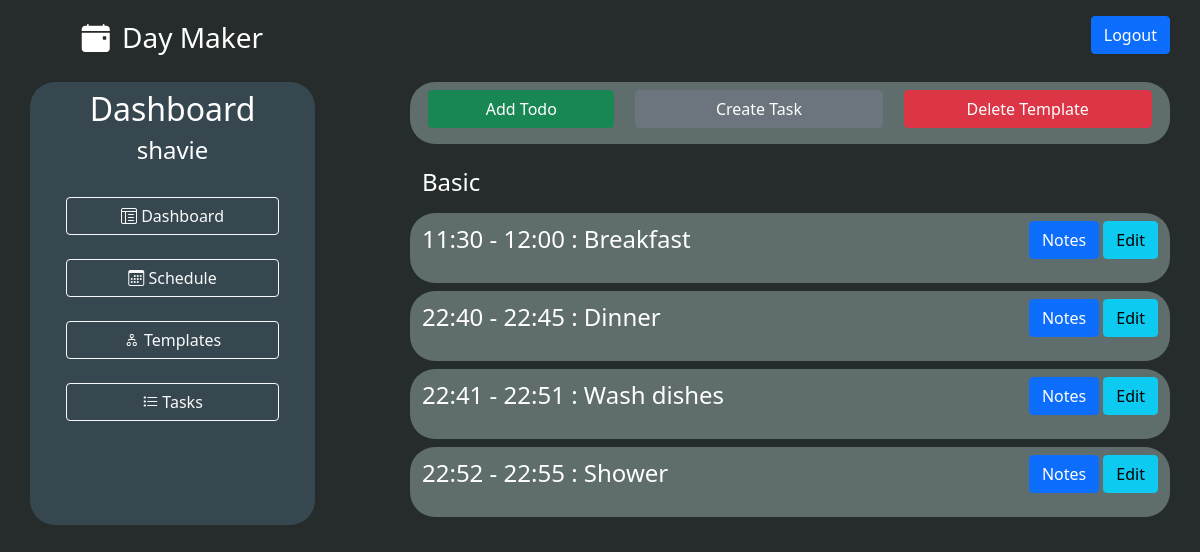
The page /view_template/Basic (signed in) on the database its author committed.
### models.py (models this page shows, shortened)
class User(UserMixin, db.Model):
    id = db.Column(db.Integer, primary_key = True)
    username = db.Column(db.String(30), unique = True, index = True)
    email = db.Column(db.String(64), index=True, unique=True)
    password = db.Column(db.String(128))
    schedules = db.relationship('Schedule', backref='user', lazy='dynamic', cascade='all, delete, delete-orphan')
    templates = db.relationship('Template', backref='user', lazy='dynamic', cascade='all, delete, delete-orphan')
    tasks = db.relationship('Task', backref='user', lazy='dynamic', cascade='all, delete, delete-orphan')

class Template(db.Model):
    id = db.Column(db.Integer, primary_key = True)
    name = db.Column(db.String(25), index=True)
    todos = db.relationship('Todo', backref='template', lazy='dynamic', cascade='all, delete, delete-orphan')
    schedules = db.relationship('Schedule', backref='template', lazy='dynamic', cascade='all, delete, delete-orphan')
    user_id = db.Column(db.Integer, db.ForeignKey('user.id'))

class Todo(db.Model):
    id = db.Column(db.Integer, primary_key = True)
    notes = db.Column(db.String(200))
    start_time = db.Column(db.Time)
    end_time = db.Column(db.Time)
    task_id = db.Column(db.Integer, db.ForeignKey('task.id'))
    template_id = db.Column(db.Integer, db.ForeignKey('template.id'))
    task = db.relationship('Task', overlaps="todos")

class Task(db.Model):
    id = db.Column(db.Integer, primary_key = True)
    title = db.Column(db.String(50), index = True)
    user_id = db.Column(db.Integer, db.ForeignKey('user.id'))
    todos = db.relationship('Todo', lazy='dynamic', cascade='all, delete, delete-orphan')

### routes.py (the view)
@app.route('/view_template/<template>')
@login_required
def view_template(template):
    current_template = Template.query.filter_by(user_id=current_user.id, name=template).first()
    todos = Todo.query.filter_by(template_id=current_template.id).all()
    EditForm = EditTodoForm()
    EditForm.new_task.choices = [(task.id, task.title) for task in Task.query.filter_by(user_id=current_user.id).all()]
    AddForm = TodoForm()
    AddForm.task.choices = [(task.id, task.title) for task in Task.query.filter_by(user_id=current_user.id).all()]
    return render_template('view_template.html', template=template, todos=todos, AddForm=AddForm, EditTodoForm=EditForm, AddTaskForm=TaskForm())

### routes.py (called while the page is built)
@login_manager.user_loader
def load_user(id):
    return User.query.get(int(id))

### templates/view_template.html (shortened to what this page needs)
{% extends 'base.html' %}
{% block content %}
    <div class="container h-100">
        <div class="row justify-content-between mt-4">
            <div class="d-none d-lg-block col-md-3 col-lg-3 text-white day-primary curved">
                <h2 class="mt-2 text-center">Dashboard</h2>
                <h4 class="mt-2 text-center">{{current_user.username}}</h2>
                <div class="row gap-1 justify-content-center">
                  <div class="col-10">
                    <h4 class="mt-4"><a href="{{ url_for('dashboard')}}" class="btn btn-outline-light w-100"><i class="bi bi-layout-text-window-reverse"></i> Dashboard</a></h4>
                    <h4 class="mt-4"><a href="{{ url_for('schedule')}}" class="btn btn-outline-light w-100"><i class="bi bi-calendar3"></i> Schedule</a></h4>
                    <h4 class="mt-4"><a href="{{ url_for('templates')}}" class="btn btn-outline-light w-100"><i class="bi bi-diagram-2"></i> Templates</a></h4>
                    <h4 class="mt-4"><a href="{{ url_for('tasks')}}" class="btn btn-outline-light w-100"><i class="bi bi-list-task"></i> Tasks</a></h4>
                  </div>
                </div>
            </div>
            <div class="col-md-12 col-lg-8">
                <div class="row day-secondary curved p-2 justify-content-around">
                        <a class="btn btn-success col-10 col-md-3 mb-2 mb-sm-0" data-bs-toggle="collapse" href="#templateForm" role="button" aria-expanded="false" aria-controls="templateForm">Add Todo</a>
                        <a class="btn btn-secondary col-10 col-md-4 mb-2 mb-sm-0" data-bs-toggle="collapse" href="#taskForm" role="button" aria-expanded="false" aria-controls="templateForm">Create Task</a>
                        <a class="btn btn-danger col-10 col-md-4" href="{{ url_for('delete_template', template=template) }}">Delete Template</a>
                </div>
                <h4 class="text-white mt-4">{{ template }}</h4>
                <div class="row">
                    <div class="col-12">
                        {% for todo in todos|sort(attribute='start_time') %}
                        <div class="row day-secondary my-2 py-2 curved">
                                <div class="col fs-4 text-white ">
                                    <div>{{ todo.start_time.strftime("%H:%M") }} - {{ todo.end_time.strftime("%H:%M") }} : {{ todo.task.title }}</div>
                                </div>
                                <div class="col text-end">
                                    <div class="btn btn-primary" data-bs-toggle="collapse" href="#notes{{ todo.id }}" role="button" aria-expanded="false" aria-controls="notes">Notes</div>
                                    <div class="btn btn-info" data-bs-toggle="collapse" href="#edit{{ todo.id }}" role="button" aria-expanded="false" aria-controls="edit">Edit</div>
                                </div>
                        </div>
                        {% endfor %}
                    </div>
                </div>
            </div>
        </div>
    </div>
{% endblock %}

### templates/base.html (shortened to what this page needs)
<!DOCTYPE html>
<html lang="en">
<head>
    {% block head %}
    <link href="https://cdn.jsdelivr.net/npm/bootstrap@5.0.1/dist/css/bootstrap.min.css" rel="stylesheet">
    <link rel="stylesheet" href="https://cdn.jsdelivr.net/npm/bootstrap-icons@1.5.0/font/bootstrap-icons.css">
    <link rel="stylesheet" href="../static/styles.css">
    {% endblock %}
</head>
<body >
  <header class="container pt-3">
    <div class="row">
      <div class="col-7 col-lg-3 text-lg-center">
        <a href="{{url_for('home')}}">
          <i class="bi bi-calendar-event-fill text-white fs-3"></i>
          <span class="fs-3 ms-2 text-white">Day Maker</span>
        </a>
      </div>
      <div class="col-5 col-lg-9 pe-0">
          <div class="ms-auto text-white text-end">
            {% if current_user.is_authenticated %}
            <span class="btn btn-primary"><a class="text-white" href="{{url_for('logout')}}">Logout</a></span>
            {% endif %}
          </div>
      </div>
    </div>
  </header>
  {% block content %}{% endblock %}
</body>
</html>

### static/styles.css (style rules this page uses)
html, body { height: 100%; background-color: #262C2C; }
.day-primary { background-color: #37474F; }
.day-secondary { background-color: #5F6D6D; }
.curved { border-radius: 25px; }
a { text-decoration: none; color: black; }

### rows shown on the page
User: username "shavie"
Template: name "Basic"
Todo: start_time "11:30", end_time "12:00", task "Breakfast"
Todo: start_time "22:40", end_time "22:45", task "Dinner"
Todo: start_time "22:41", end_time "22:51", task "Wash dishes"
Todo: start_time "22:52", end_time "22:55", task "Shower"
